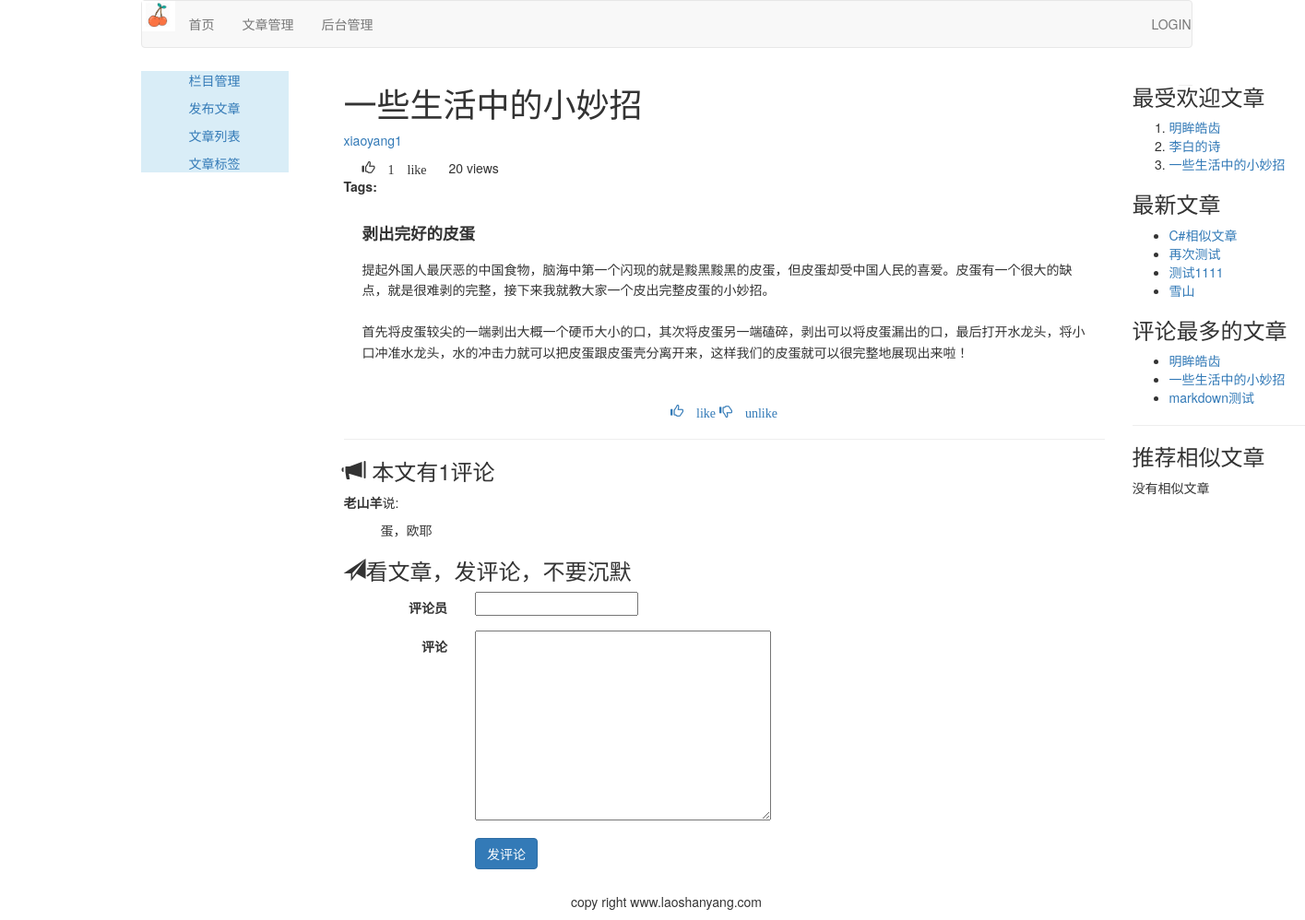
/article/list_article_detail/4/Yi-Xie-Sheng-Huo-Zhong-De-Xiao-Miao-Zhao, run on the app's committed database.
### article/models.py (models this page shows, shortened)
class ArticlePost(models.Model):
    author = models.ForeignKey(User, related_name='article', on_delete=models.CASCADE)
    title = models.CharField(max_length=200)
    slug = models.SlugField(max_length=500)
    column = models.ForeignKey(ArticleColumn, related_name='article_colum', on_delete=models.CASCADE)
    body = models.TextField()
    created = models.DateTimeField(default=timezone.now)
    update = models.DateTimeField(auto_now=True)
    users_like = models.ManyToManyField(User, related_name='articles_like', blank=True)
    article_views = models.IntegerField(default=0)
    article_tag=models.ManyToManyField(ArticleTag,related_name='article_tag',blank=True)
    class Meta:
        ordering = ('-update',)
        index_together = (('id', 'slug'),)
    def save(self, *args, **kargs):
        self.slug = slugify(self.title)
        super(ArticlePost, self).save(*args, **kargs)
    def get_url_path(self):
        return reverse('article:list_article_detail', args=[self.id, self.slug])

class Comment(models.Model):
    article = models.ForeignKey(ArticlePost, related_name='comments', on_delete=models.CASCADE)
    commentator = models.CharField(max_length=90)
    body = models.TextField()
    created = models.DateTimeField(auto_now_add=True)
    class Meta:
        ordering = ('-created',)

### article/list_views.py (the view)
# urls.py: path('article_detail/<id>/<slug>', views.article_detail, name='article_detail'),
def article_detail(request, id, slug):
    article = get_object_or_404(ArticlePost, id=id, slug=slug)
    views = article.article_views
    article.article_views += 1  # 增加浏览次数
    hot_articles = ArticlePost.objects.filter(article_views__gt=0).order_by('-article_views')[:3]
    try:
        article.save()
    except Exception as e:
        print(e)
    if request.method == 'POST':
        comment_form = CommentForm(data=request.POST)
        if comment_form.is_valid():
            new_comment = comment_form.save(commit=False)
            new_comment.article = article
            new_comment.save()
    else:
        comment_form = CommentForm()
        article_tags_ids = article.article_tag.values_list("id", flat=True)
        similar_articles = ArticlePost.objects.filter(article_tag__in=article_tags_ids).exclude(id=article.id)
        similar_articles = similar_articles.annotate(same_tags=Count("article_tag")).order_by("-same_tags", "-created")[:4]
    return render(request, 'article/list/list_article_detail.html', {'article': article,
                                                                     'views': views,
                                                                     'hot_articles': hot_articles,
                                                                     'comment_form':comment_form,
                                                                     'similar_articles':similar_articles})

### article/forms.py
class CommentForm(forms.ModelForm):
    class Meta:
        model = Comment
        fields = ('commentator', 'body',)

### article/templatetags/article_tags.py (called while the page is built)
@register.inclusion_tag('article/list/latest_articles.html')
def latest_articles(n=5):
    latest_articles = ArticlePost.objects.order_by('-created')[:n]
    return {'latest_articles': latest_articles}

@register.simple_tag
def most_commented_articles(n=3):
    articles = ArticlePost.objects.annotate(total_comments=Count('comments')).order_by('-total_comments')[:n]
    return articles

@register.filter(name='markdown')
def markdown_filter(text):
    mk_text=text.replace('\n','  \n')
    return mark_safe(markdown.markdown(mk_text))

### templates/article/list/list_article_detail.html (shortened to what this page needs)
{% extends 'article/base.html' %}
{% load article_tags %}
{% load staticfiles %}
{% block content %}
    {% with total_likes=article.users_like.count users_like=article.users_like.all %}
        <div class="container">
            <div class="col-md-9">
                <div>
                    <header>
                        <h1>{{ article.title }}</h1>
                        <p>
                            <a href="{% url 'article:author_articles' article.author.username %}">
                                {{ article.author.username }}</a>
                        </p>
                        <span style="margin-left: 20px;" class="glyphicon glyphicon-thumbs-up">
                {{ total_likes }} like{{ total_likes|pluralize }}
                </span>
                        <span style="margin-left:20px;">{{ views }} view{{ views|pluralize }} </span>
                        <p><span style="margin-right:10px"><strong>Tags:</strong></span>
                            {{ article.article_tag.all|join:"," }}</p>
                    </header>
                    <link rel="stylesheet" href="{% static 'editor/css/editormd.preview.css' %}">
                    <div id="editormd-view">{{ article.body|markdown }}
                    </div>
                </div>
                <p class="text-center">
                    <a onclick="like_article({{ article.id }},'like')">
                        <span class="glyphicon glyphicon-thumbs-up"> like</span>
                    </a>
                    <a onclick="like_article({{ article.id }},'unlike')">
                        <span class="glyphicon glyphicon-thumbs-down"> unlike</span>
                    </a>
                </p>
                <hr>
                <div>
                    <h3><span class="glyphicon glyphicon-bullhorn"></span>
                        本文有{{ article.comments.count }}评论
                    </h3>
                    {% for comment in article.comments.all %}
                        <div>
                            <p><strong>{{ comment.commentator }}</strong>说:</p>
                            <p style="margin-left: 40px;">{{ comment.body }}</p>
                        </div>
                    {% empty %}
                        <p>没有评论</p>
                    {% endfor %}
                    <h3><span class="glyphicon glyphicon-send"></span>看文章，发评论，不要沉默</h3>
                    <form action="" method="post" class="form-horizontal" role="form">{% csrf_token %}
                        <div class="form-group">
                            <label for="inputEmail3" class="col-sm-2 control-label">评论员</label>
                            <div class="col-sm-10">
                                {{ comment_form.commentator }}
                            </div>
                        </div>
                        <div class="form-group">
                            <label for="inputEmail3" class="col-sm-2 control-label">评论</label>
                            <div class="col-sm-10">
                                {{ comment_form.body }}
                            </div>
                        </div>
                        <div class="form-group">
                            <div class="col-sm-offset-2 col-sm-10">
                                <p>
                                    <input type="submit" name="" value="发评论" class="btn btn-primary">
                                </p>
                            </div>
                        </div>
                    </form>
                </div>
            </div>
            <div class="col-md-3">
                <p class="text-center">
                <h3>最受欢迎文章</h3></p>
                <ol>
                    {% for article_rank in hot_articles %}
                        <li>
                            <a href="{{ article_rank.get_url_path }}">{{ article_rank.title }}</a>
                        </li>
                    {% endfor %}
                </ol>
                <p class="text-center">
                <h3>最新文章</h3></p>
                {% latest_articles 4 %}
                <p class="text-center">
                <h3>评论最多的文章</h3></p>
                <ul>
                    {% most_commented_articles as most_comments %}
                    {% for comment_article in most_comments %}
                        <li>
                            <a href="{{ comment_article.get_url_path }}">{{ comment_article.title }}</a>
                        </li>
                    {% endfor %}
                </ul>
                <hr>
                <p class="text-center">
                <h3>推荐相似文章</h3></p>
                {% for similar in similar_articles %}
                    <p><a href="{{ similar.get_url_path }}">{{ similar.title }}</a></p>
                {% empty %}
                    <p>没有相似文章</p>
                {% endfor %}
            </div>
        </div>
    {% endwith %}
{% endblock %}

### templates/article/list/latest_articles.html
<ul>
    {% for article in latest_articles %}
        <li>
            <a href="{{ article.get_url_path }}">{{ article.title }}</a>
        </li>
    {% endfor %}
</ul>

### static/editor/css/editormd.preview.css (style rules this page uses)
.markdown-body { -ms-text-size-adjust: 100%; -webkit-text-size-adjust: 100%; color: #333; overflow: hidden; font-family: "Microsoft YaHei", Helvetica, "Meiryo UI", "Malgun Gothic", "Segoe UI", "Trebuchet MS", "Monaco", monospace, Tahoma, STXihei, "华文细黑", STHeiti, "Helvetica Neue", "Droid Sans", "wenquanyi micro hei", FreeSans, Arimo, Arial, SimSun, "宋体", Heiti, "黑体", sans-serif; font-size: 16px; line-height: 1.6; word-wrap: break-word; }
.markdown-body * { -moz-box-sizing: border-box; box-sizing: border-box; }
.markdown-body h1, .markdown-body h2, .markdown-body h3, .markdown-body h4, .markdown-body h5, .markdown-body h6 { margin-top: 15px; margin-bottom: 15px; line-height: 1.1; }
.markdown-body h4 { font-size: 14px; }
.markdown-body > *:first-child { margin-top: 0 !important; }
.markdown-body > *:last-child { margin-bottom: 0 !important; }
.markdown-body h1, .markdown-body h2, .markdown-body h3, .markdown-body h4, .markdown-body h5, .markdown-body h6 { position: relative; margin-top: 1em; margin-bottom: 16px; font-weight: bold; line-height: 1.4; }
.markdown-body h4 { font-size: 1.25em; }
.markdown-body p, .markdown-body blockquote, .markdown-body ul, .markdown-body ol, .markdown-body dl, .markdown-body table, .markdown-body pre { margin-top: 0; margin-bottom: 16px; }
.editormd-preview-container, .editormd-html-preview { text-align: left; font-size: 14px; line-height: 1.6; padding: 20px; overflow: auto; width: 100%; background-color: #fff; }

### data on the page
ArticlePost: title "一些生活中的小妙招", author.username "xiaoyang1", body "剥出完好的皮蛋 提起外国人最厌恶的中国食物，脑海中第一个闪现的就是黢黑黢黑的皮蛋，但皮蛋却受中国人民的喜爱。皮蛋有一个很大的缺点，就是很难剥的完整，接下来我就教大家一个皮出完整皮蛋的小妙招。 首先将皮蛋较尖的一端剥出大概一个硬币大小的口，其次将皮蛋另一端磕碎，剥出可以将皮蛋漏出的口，最后打开水龙头，将小口冲准水龙头，水的冲击力就可以把皮蛋跟皮蛋壳分离开来，这样我们的皮蛋就可以很完整地展现出来啦！", comments.count "1"
Comment: commentator "老山羊", body "蛋，欧耶"
ArticlePost: title "明眸皓齿"
ArticlePost: title "李白的诗"
ArticlePost: title "C#相似文章"
ArticlePost: title "再次测试"
ArticlePost: title "测试1111"
ArticlePost: title "雪山"
ArticlePost: title "markdown测试"

### other printed values
{{ total_likes }} "1"
{{ views }} "20"
